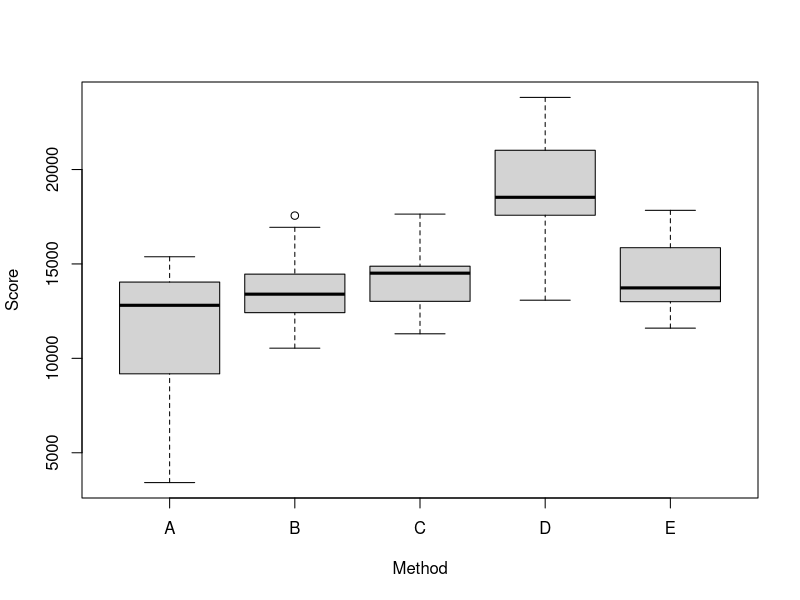

R code for this plot:
c1 = c(13460,15380,12160,13560,14400,9180, 3420, 9380, 8940, 14040)
c2 = c(14420,13740,14460,13060,17560,10540,12420,12260,12840,16940)
c3 = c(12720,16920,13300,13020,14440,14880,14580,17640,11300,14760)
c4 = c(23820,17740,21380,13080,16100,19280,17780,17580,19960,21020)
c5 = c(13420,13000,15920,13900,13560,14940,11600,12920,17840,15860)
boxplot(c1, c2, c3, c4, c5, names=c("A", "B", "C", "D", "E"), xlab="Method", ylab="Score")
